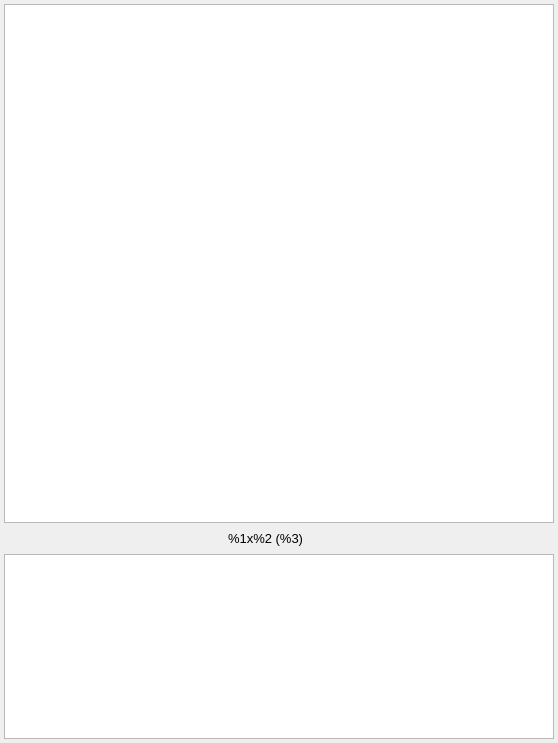
<?xml version="1.0" encoding="UTF-8"?>
<ui version="4.0">
 <class>Form_preview_cover</class>
 <widget class="QWidget" name="Form_preview_cover">
  <property name="geometry">
   <rect>
    <x>0</x>
    <y>0</y>
    <width>558</width>
    <height>743</height>
   </rect>
  </property>
  <property name="minimumSize">
   <size>
    <width>558</width>
    <height>743</height>
   </size>
  </property>
  <property name="windowTitle">
   <string>Preview cover</string>
  </property>
  <property name="windowIcon">
   <iconset resource="../icons/filmonaizer.qrc">
    <normaloff>:/icons/films_64.png</normaloff>:/icons/films_64.png</iconset>
  </property>
  <layout class="QVBoxLayout" name="verticalLayout" stretch="10,0,0">
   <property name="spacing">
    <number>4</number>
   </property>
   <property name="margin">
    <number>4</number>
   </property>
   <item>
    <widget class="QGraphicsView" name="cover_View">
     <property name="minimumSize">
      <size>
       <width>536</width>
       <height>497</height>
      </size>
     </property>
    </widget>
   </item>
   <item>
    <layout class="QHBoxLayout" name="horizontalLayout" stretch="0,10,0,10,0,0">
     <item>
      <widget class="QPushButton" name="pushButton_savefile">
       <property name="minimumSize">
        <size>
         <width>23</width>
         <height>23</height>
        </size>
       </property>
       <property name="maximumSize">
        <size>
         <width>23</width>
         <height>23</height>
        </size>
       </property>
       <property name="text">
        <string/>
       </property>
       <property name="icon">
        <iconset resource="../icons/filmonaizer.qrc">
         <normaloff>:/icons/disk-black.png</normaloff>:/icons/disk-black.png</iconset>
       </property>
       <property name="flat">
        <bool>true</bool>
       </property>
      </widget>
     </item>
     <item>
      <spacer name="horizontalSpacer">
       <property name="orientation">
        <enum>Qt::Horizontal</enum>
       </property>
       <property name="sizeHint" stdset="0">
        <size>
         <width>28</width>
         <height>20</height>
        </size>
       </property>
      </spacer>
     </item>
     <item>
      <widget class="QLabel" name="label_resolution">
       <property name="font">
        <font>
         <pointsize>10</pointsize>
        </font>
       </property>
       <property name="text">
        <string>%1x%2 (%3)</string>
       </property>
      </widget>
     </item>
     <item>
      <spacer name="horizontalSpacer_2">
       <property name="orientation">
        <enum>Qt::Horizontal</enum>
       </property>
       <property name="sizeHint" stdset="0">
        <size>
         <width>40</width>
         <height>20</height>
        </size>
       </property>
      </spacer>
     </item>
     <item>
      <widget class="QPushButton" name="pushButton_zoom_out">
       <property name="minimumSize">
        <size>
         <width>23</width>
         <height>23</height>
        </size>
       </property>
       <property name="maximumSize">
        <size>
         <width>23</width>
         <height>23</height>
        </size>
       </property>
       <property name="text">
        <string/>
       </property>
       <property name="icon">
        <iconset resource="../icons/filmonaizer.qrc">
         <normaloff>:/icons/magnifier-zoom-out.png</normaloff>:/icons/magnifier-zoom-out.png</iconset>
       </property>
       <property name="flat">
        <bool>true</bool>
       </property>
      </widget>
     </item>
     <item>
      <widget class="QPushButton" name="pushButton_zoom_in">
       <property name="minimumSize">
        <size>
         <width>23</width>
         <height>23</height>
        </size>
       </property>
       <property name="maximumSize">
        <size>
         <width>23</width>
         <height>23</height>
        </size>
       </property>
       <property name="text">
        <string/>
       </property>
       <property name="icon">
        <iconset resource="../icons/filmonaizer.qrc">
         <normaloff>:/icons/magnifier-zoom-in.png</normaloff>:/icons/magnifier-zoom-in.png</iconset>
       </property>
       <property name="flat">
        <bool>true</bool>
       </property>
      </widget>
     </item>
    </layout>
   </item>
   <item>
    <widget class="QListWidget" name="list_image_sm">
     <property name="maximumSize">
      <size>
       <width>16777215</width>
       <height>185</height>
      </size>
     </property>
    </widget>
   </item>
  </layout>
 </widget>
 <resources>
  <include location="../icons/filmonaizer.qrc"/>
 </resources>
 <connections/>
</ui>
